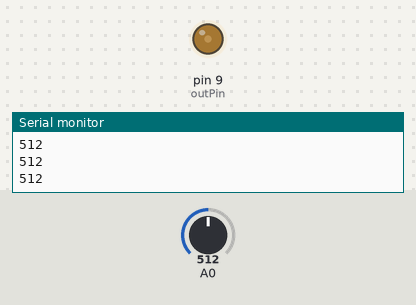
Bench run of a sketch on a simulated Arduino Uno, built with avr-gcc and run on an emulated ATmega328P. Shown: output pins drawn as LEDs (lit = HIGH), the last lines printed to the serial monitor. Inputs (shaded band) come from the test bench; at power-on: A0 = 512.

Above: at 1.2 s.
1.3 s: A0 set to 11
At 3.9 s:
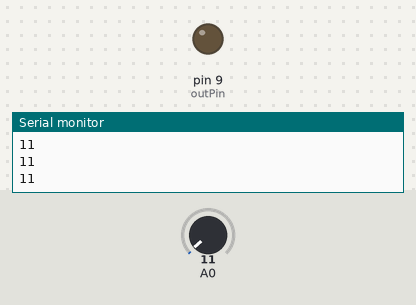
4.3 s: A0 set to 8
Timing chart, 0 to 7.3 s (numbered marks = the images above; inputs shaded):
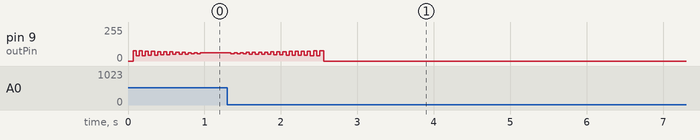

The sketch:

potatoe_project_test.ino
```cpp
const int outPin = 9; // output pin
const float maxFreq = 16000000; //max freq supported by Arduino (16MHz)
const float frequency = 100000;

void setup()
{


  Serial.begin(115200); //for sending A0 pin values

  pinMode(outPin,OUTPUT);        //Signal generator pin

}

void loop()
{
  int i;
  for (i=1; i<161; i++){
      setFrequency(frequency * i);
  }

  Serial.println( analogRead(A0));

}

void setFrequency(float frequency)
{
  if(frequency >=0.24 || frequency <=16000000)
  {

    TCCR1A=0b10000010;        // Set up frequency generator, mode 14 (Fast PWM)
    unsigned int v=0;
    int indscale=0;
    float prescale[] = {1.0,8.0,64.0,256.0,1024.0};
    float period=1/frequency;

    while(v==0)
    {
      float curfreq=maxFreq/prescale[indscale];
      float tickperiod=1/curfreq;
      float nbtick=period/tickperiod;

      if(nbtick>65535)
      {
        indscale=indscale+1;
      }
      else
      {
        v=nbtick;
      }

    }

    int c=prescale[indscale];

     switch (c) {

         case 1: TCCR1B=0b00011001; break;
         case 8: TCCR1B=0b00011010; break;
         case 64: TCCR1B=0b00011011; break;
         case 256: TCCR1B=0b00011100; break;
         case 1024: TCCR1B=0b00011101; break;
         default: TCCR1B=0b00011000;
     }

    ICR1=v; //pulse duration = ICR1 value x time per counter tick

    OCR1A=v/2; //Output Compare Register //low state

  }

}
```
